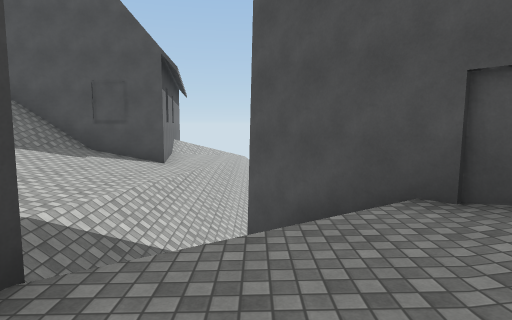
[1] (above)

24 first-person views from a walk through a 3-D level made in the Unity game engine. The camera is 1.5 m above the floor, tilts 6° down and sees 75° across. The floor is counted in squares, 2 m on a side. Each view is taken from the middle of a square. On the plan, view 1 faces up. The plan holds only what a view shows up to about 11 squares ahead; the rest is blank. The place goes on beyond the plan. The player character is not drawn. Surface patterns are stand-ins for the level's own textures.

[2]
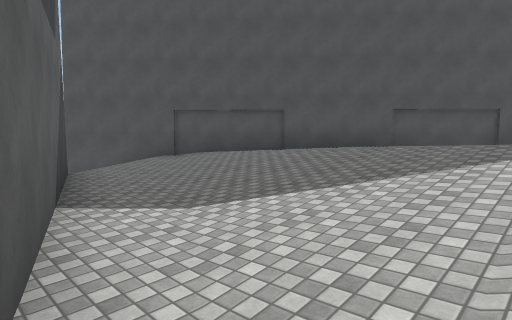

[3]
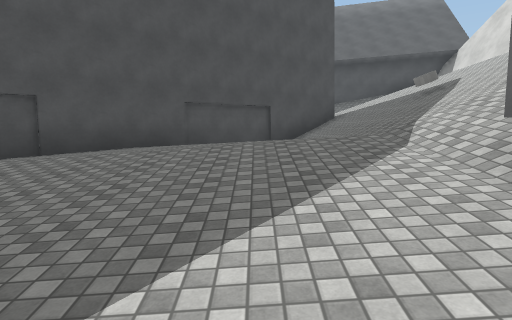

[4]
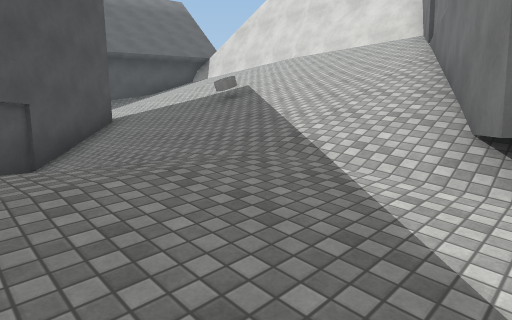

[5]
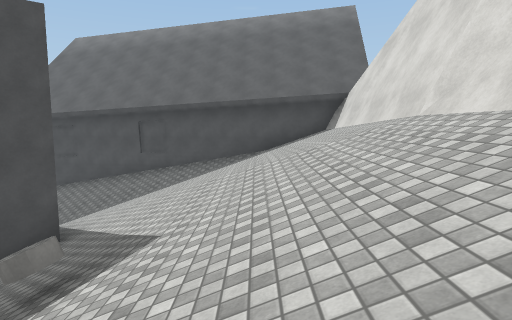

[6]
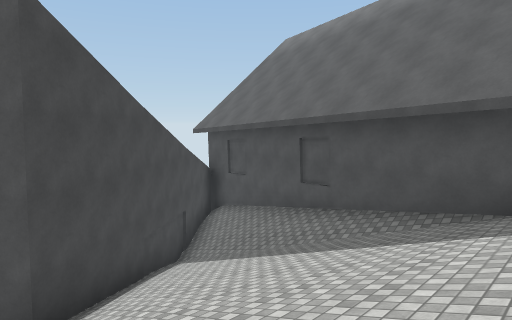

[7]
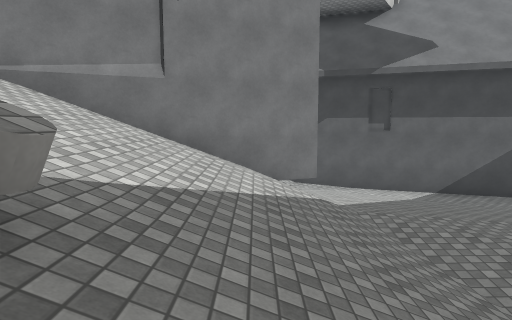

[8]
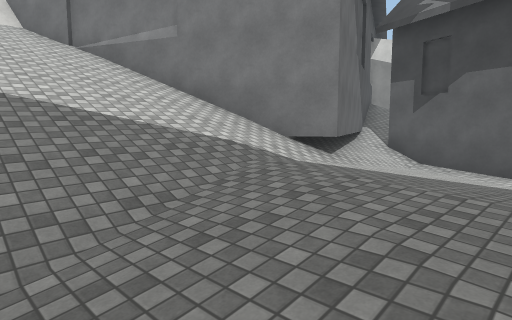

[9]
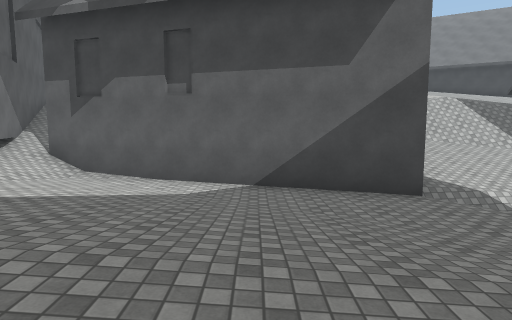

[10]
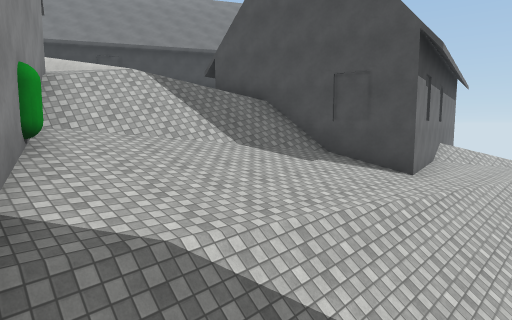

[11]
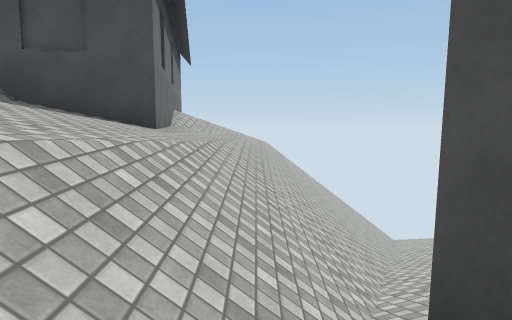

[12]
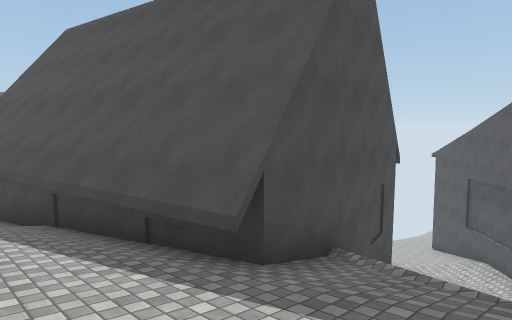

[13]
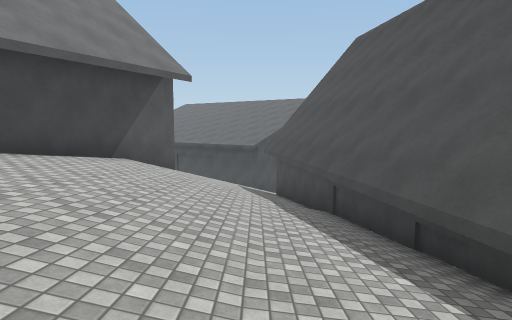

[14]
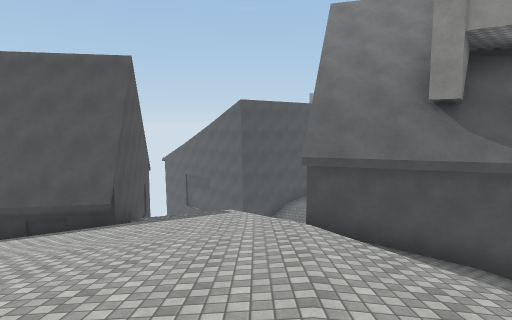

[15]
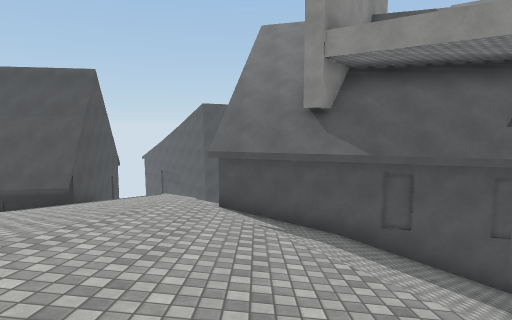

[16]
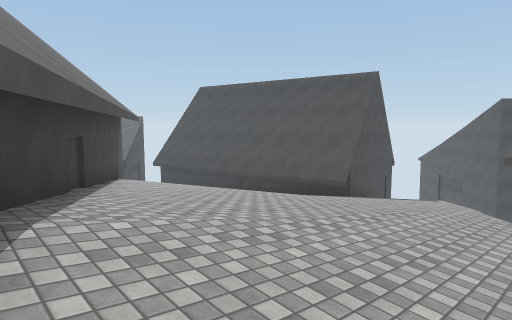

[17]
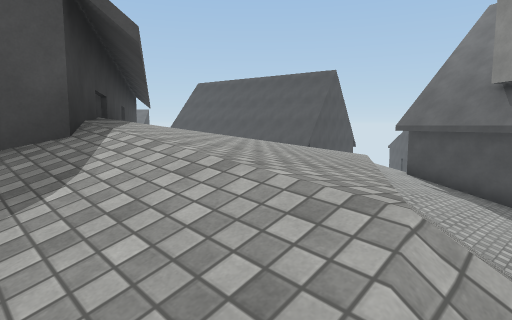

[18]
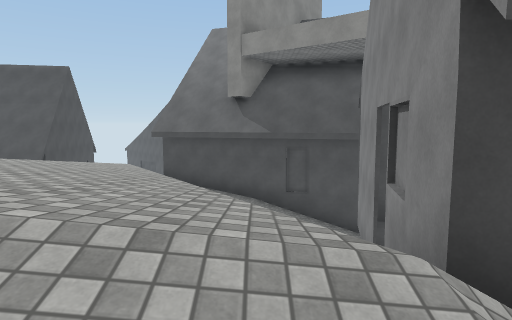

[19]
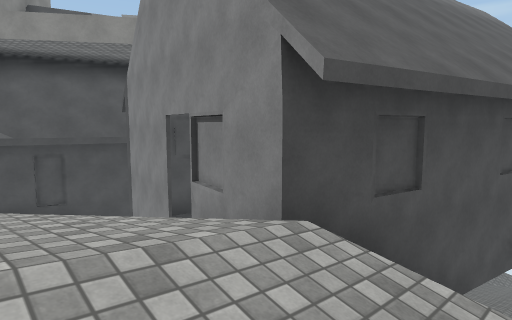

[20]
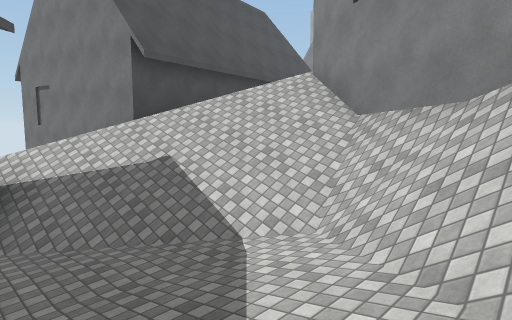

[21]
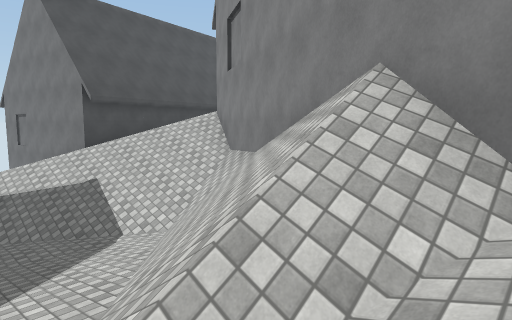

[22]
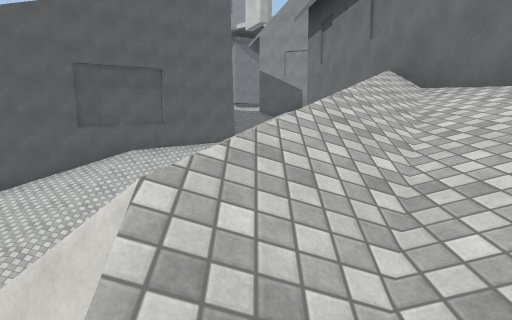

[23]
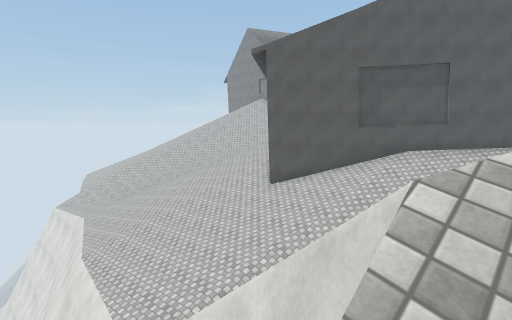

[24]
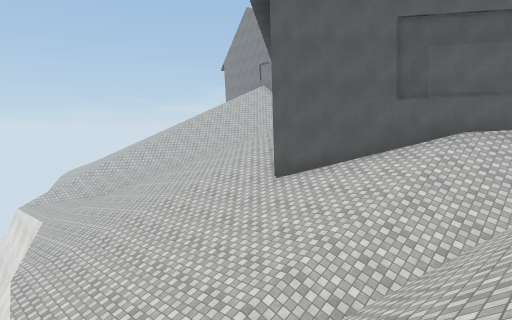

### Floor plan
Key: @ floor where view 1 was taken; # wall or solid block; . main floor; : floor 1.5 m higher than the main floor; - floor 1.5 m lower than the main floor; + floor 3.25 m higher than the main floor; _ floor 3.25 m lower than the main floor; * floor 4.75 m higher than the main floor; % floor 6.5 m higher than the main floor; / step, stairs or slope; = window, fence, low wall or low ledge; v drop or lower ground; H house; C cylinder; G green capsule.
Columns run from 19 left of view 1 to 15 right of it. Each row starts with its distance up from view 1.
 20 /  ....-
 19 ///....////       /
 18 #////./////      //vv
 17 ###///////HHHHH /// /    vvvvvv
 16   ###/////HHHH  //-    ////vvvv
 15     ###///HHH  H///////////////vv
 14       #///HHHH H/////////////////
 13      ##///HHHH  H.//////////////
 12      #**+/HHHH  H./////////////
 11     ##**++/HHH  H./////////////
 10     #%***++HHHH H.///////##///
  9    ##%***++HHHHHH./////###
  8    #%%%**++HH//...////##
  7    #%%%***++///..////##
  6   ##%%%****+//...///##
  5   #%%%%%***+//...//##
  4 ###%%%%#=/+H/:...// ##
  3 //%%%%==+++HHHG../ //##
  2 /%%%=v//++HHHHHH H/...##
  1 /%////+///H HHH HH.....##
  0 //##/++///HH H HHH.@....#
 -1  /#  ###/HH  H HHH......##      ###
 -2  ##    =/HH HH HH........##    ##/#
 -3  #       HH H  HH.........##  ##//#
 -4                HH.......///####///#
 -5                H...#////////#/////#
 -6               /H#####/////////////#
 -7  /-          /###   #////C///////##
 -8  /-         ###     ##///////////#
 -9  /_                  #///////////#
-10  /_                  #///////////#
-11  __                  ##///########
-12                       ######

Positions as (right, up) in squares from view 1, and headings:
1: (0, 0), facing up
2: (-3, -5), facing up-right
3: (-2, -3), facing right
4: (0, -2), facing down-right
5: (3, -9), facing right
6: (8, -10), facing up-right
7: (7, -6), facing left
8: (5, -2), facing down-left
9: (4, -1), facing left
10: (0, 2), facing up-left
11: (-1, 4), facing up
12: (-10, 6), facing up-right
13: (-10, 6), facing up
14: (-15, 5), facing right
15: (-17, 3), facing right
16: (-17, 3), facing up-right
17: (-19, 0), facing up-right
18: (-19, 1), facing right
19: (-19, 2), facing down-right
20: (-16, 20), facing down-right
21: (-19, 20), facing down-right
22: (-1, 19), facing down
23: (-1, 19), facing down-right
24: (1, 17), facing down-right
